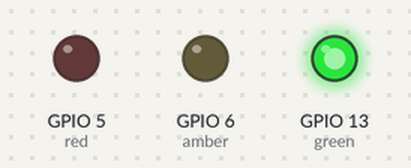
Simulated run of this program. Board: Raspberry Pi (BCM pin numbers). Shown: output pins drawn as LEDs (lit = HIGH).

Above: at 5.0 s.
At 10.5 s:
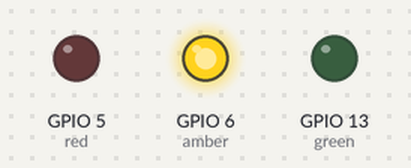
At 16.0 s:
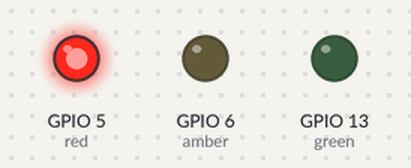
At 21.5 s:
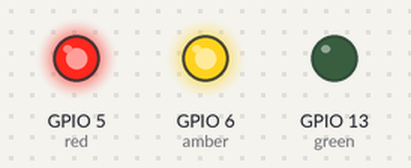
Timing chart, 0 to 28.7 s (numbered marks = the images above):
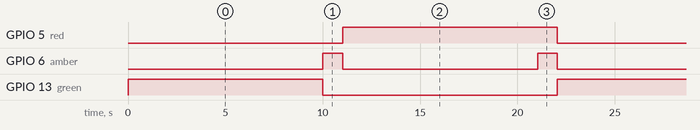

The program:

testTrafficLights2.py
```python
from gpiozero import TrafficLights
from time import sleep
from signal import pause

lights = TrafficLights(5, 6, 13)

def traffic_light_sequence():
	while True:
		yield (0, 0, 1) # green
		sleep(10)
		yield (0, 1, 0) # amber
		sleep(1)
		yield (1, 0, 0) # red
		sleep(10)
		yield (1, 1, 0) # red+amber
		sleep(1)

lights.source = traffic_light_sequence()

pause()
```

Measured:
- by itself, GPIO 5 (red): alternates HIGH for 11.0 s and LOW for 11.0 s
- by itself, GPIO 6 (amber): alternates HIGH for 1.0 s and LOW for 10.0 s
- by itself, GPIO 13 (green): alternates HIGH for 10.0 s and LOW for 12.0 s
